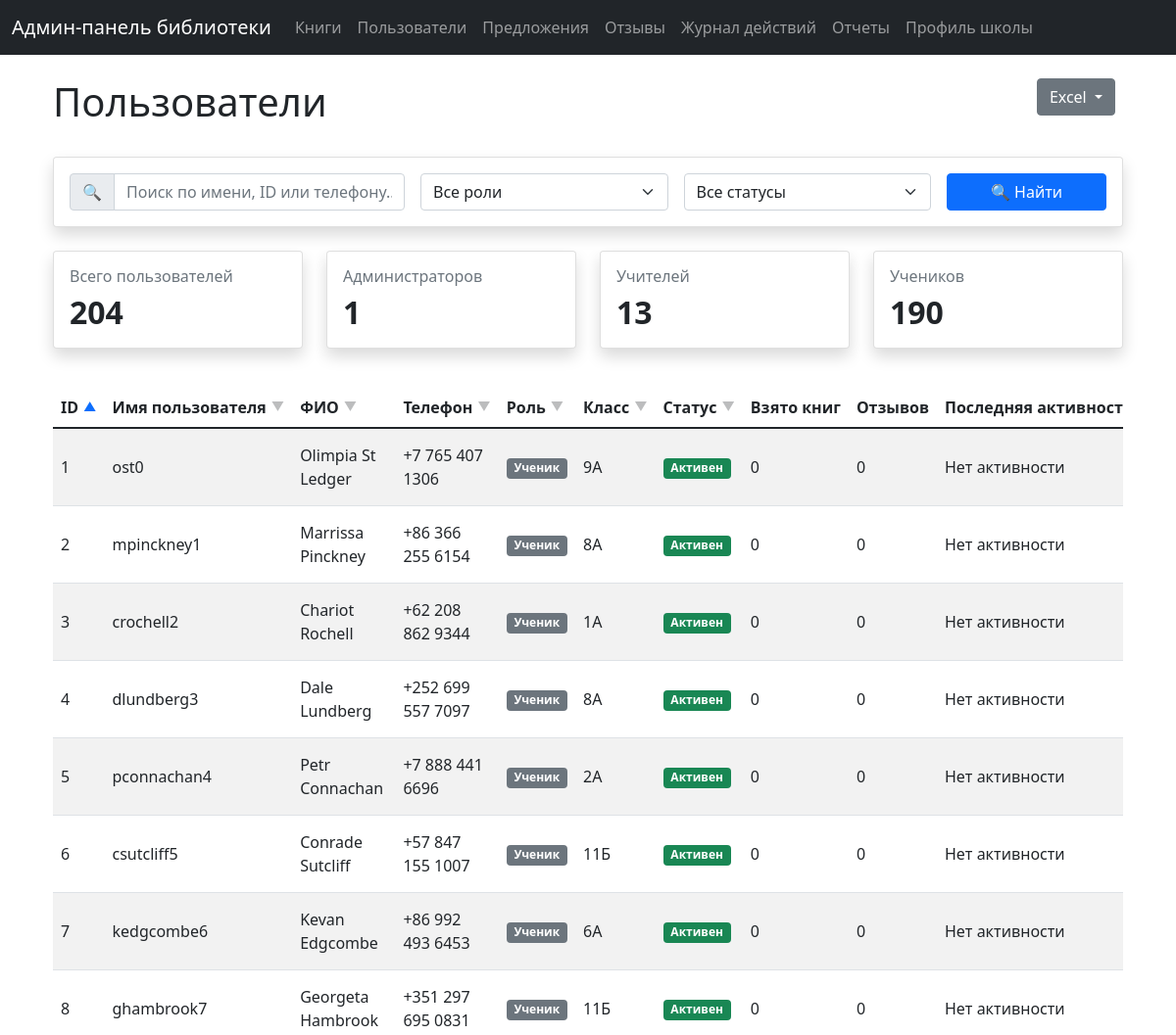
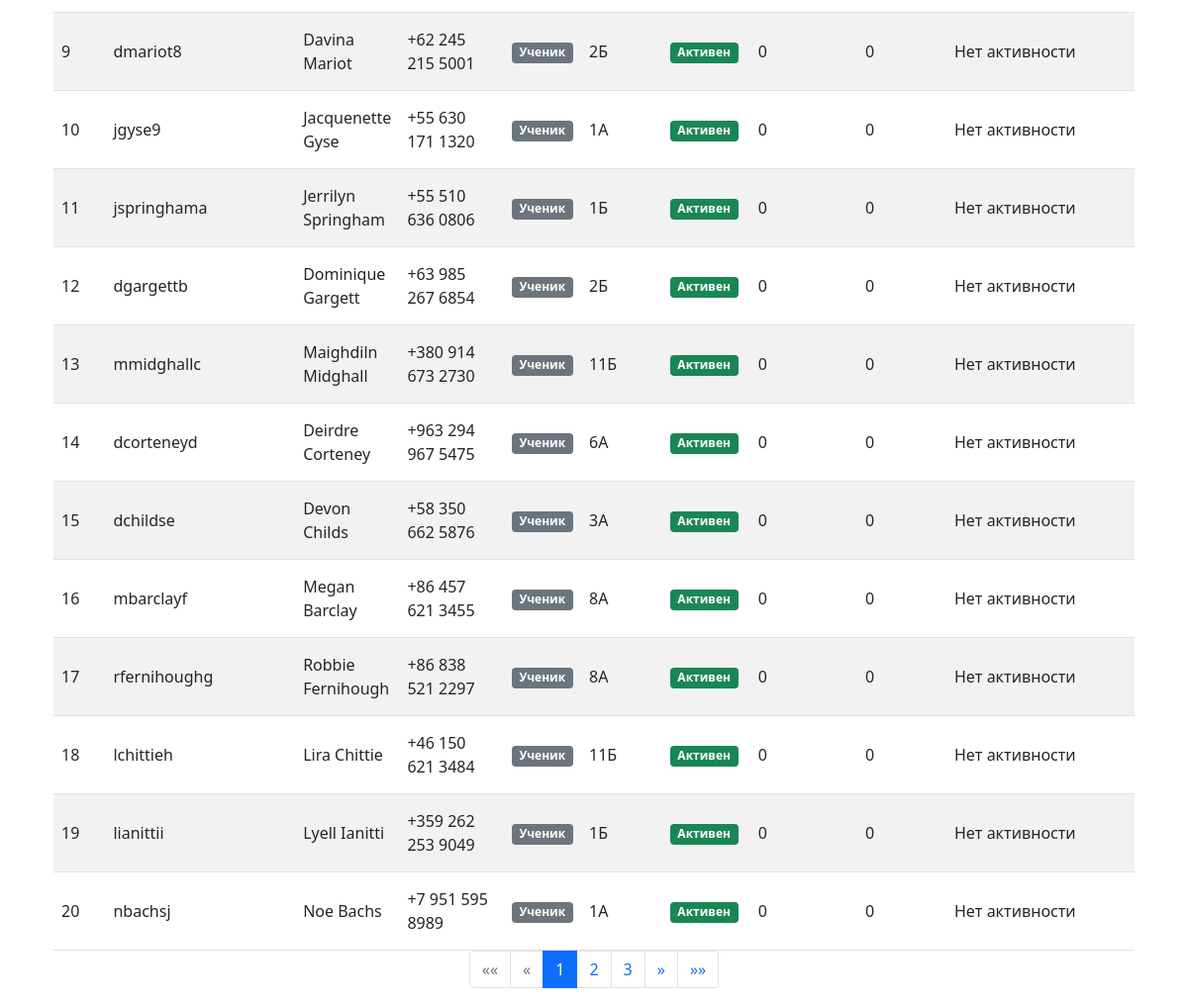
/users?page=1&search=&role=&status=&sort=id&order=asc, run on the app's committed database (2 pictures, top to bottom).
### tables this page shows
CREATE TABLE users (
                    id INTEGER PRIMARY KEY,
                    username TEXT,
                    full_name TEXT,
                    phone TEXT,
                    role TEXT DEFAULT 'user',
                    is_blocked INTEGER DEFAULT 0,
                    created_at TIMESTAMP DEFAULT CURRENT_TIMESTAMP
                , class TEXT);

### routes.py (the view)
@router.get("/users")
async def users_page(request: Request,
                    page: int = Query(1, ge=1),
                    search: str = Query(""),
                    role: str = Query(""),
                    status: str = Query(""),
                    sort: str = Query("id"),
                    order: str = Query("desc")):
    logging.info(f"Received filter params: page={page}, search={search}, role={role}, status={status}, sort={sort}, order={order}")
    try:
        with get_db() as conn:
            cursor = conn.cursor()
            valid_sort_fields = {
                'id': 'u.id',
                'username': 'u.username',
                'full_name': 'u.full_name',
                'phone': 'u.phone',
                'role': 'u.role',
                'class': 'u.class',
                'is_blocked': 'u.is_blocked',
                'borrow_count': '0', # Заглушка, так как это вычисляемое поле
                'review_count': '0'  # Заглушка, так как это вычисляемое поле
            }
            sort_field = valid_sort_fields.get(sort, 'u.id')  # По умолчанию сортировка по id
            sort_order = "ASC" if order.lower() == "asc" else "DESC"
            query = """
                SELECT u.id, u.username, u.full_name, u.phone, u.role,
                      0 as borrow_count,
                      0 as review_count,
                      '' as last_activity,
                      u.is_blocked,
                      u.class
                FROM users u
            """
            conditions = []
            params = []
            if search:
                conditions.append("(u.username LIKE ? OR u.full_name LIKE ? OR u.id LIKE ?)")
                search_param = f"%{search}%"
                params.extend([search_param, search_param, search_param])
            if role:
                conditions.append("u.role = ?")
                params.append(role)
            if status == "active":
                conditions.append("u.is_blocked = 0")
            elif status == "blocked":
                conditions.append("u.is_blocked = 1")
            if conditions:
                query += " WHERE " + " AND ".join(conditions)
            query += f"""
                ORDER BY {sort_field} {sort_order}
                LIMIT ? OFFSET ?
            """
            per_page = 20
            offset = (page - 1) * per_page
            params.extend([per_page, offset])
            logging.info(f"SQL Query: {query}")
            logging.info(f"Params: {params}")
            cursor.execute(query, params)
            users = cursor.fetchall()
            count_query = """
                SELECT COUNT(DISTINCT u.id)
                FROM users u
            """
            if conditions:
                count_query += " WHERE " + " AND ".join(conditions)
            cursor.execute(count_query, params[:-2])  # Исключаем параметры пагинации
            total_users = cursor.fetchone()[0]
            cursor.execute("""
                SELECT COUNT(*) as total,
                       SUM(CASE WHEN role = 'admin' THEN 1 ELSE 0 END) as admins,
                       SUM(CASE WHEN role = 'teacher' THEN 1 ELSE 0 END) as teachers,
                       SUM(CASE WHEN role = 'user' THEN 1 ELSE 0 END) as students
                FROM users
            """)
            stats = cursor.fetchone()
            if total_users > 0 and per_page > 0:
                total_pages = (total_users + per_page - 1) // per_page
            else:
                total_pages = 1 # Устанавливаем 1, если пользователей нет или ошибка
            template_context = {
                "request": request,
                "users": users,
                "stats": stats,
                "current_page": page,
                "total_pages": total_pages,
                "filters": {
                    "search": search,
                    "role": role,
                    "status": status
                },
                "sort": sort,
                "order": order,
                "max": max, # Передаем функцию max
                "min": min  # Передаем функцию min
            }
            return templates.TemplateResponse("users.html", template_context)
    except Exception as e:
        logging.error(f"Error in users_page: {e}")
        return templates.TemplateResponse("error.html", {
            "request": request,
            "error": "Произошла ошибка при загрузке страницы пользователей"
        })

### admin_panel/templates/users.html (shortened to what this page needs)
{% extends "base.html" %}
{% block content %}
<div class="container mt-4">
    <div class="row mb-4">
        <div class="col">
            <h1>Пользователи</h1>
        </div>
        <div class="col-auto">
            <div class="btn-group me-2">
                <div class="dropdown">
                    <button class="btn btn-secondary dropdown-toggle" type="button" id="excelDropdown" data-bs-toggle="dropdown" aria-expanded="false">
                        Excel
                    </button>
                </div>
            </div>
        </div>
    </div>
    <div id="toast-container" class="position-fixed bottom-0 end-0 p-3" style="z-index: 11">
    </div>
    <div class="card mb-4">
        <div class="card-body">
            <form id="filterForm" method="GET" class="row g-3">
                <div class="col-md-4">
                    <div class="input-group">
                        <span class="input-group-text">🔍</span>
                        <input type="text"
                               class="form-control"
                               name="search"
                               placeholder="Поиск по имени, ID или телефону..."
                               value="{{ filters.search }}">
                    </div>
                </div>
                <div class="col-md-3">
                    <select class="form-select" name="role">
                        <option value="">Все роли</option>
                    </select>
                </div>
                <div class="col-md-3">
                    <select class="form-select" name="status">
                        <option value="">Все статусы</option>
                    </select>
                </div>
                <div class="col-md-2">
                    <button type="submit" class="btn btn-primary w-100">
                        🔍 Найти
                    </button>
                </div>
            </form>
        </div>
    </div>
    <div class="row mb-4">
        <div class="col-md-3">
            <div class="card">
                <div class="card-body">
                    <h5 class="card-title">Всего пользователей</h5>
                    <p class="card-text display-4">{{ stats[0] }}</p>
                </div>
            </div>
        </div>
        <div class="col-md-3">
            <div class="card">
                <div class="card-body">
                    <h5 class="card-title">Администраторов</h5>
                    <p class="card-text display-4">{{ stats[1] }}</p>
                </div>
            </div>
        </div>
        <div class="col-md-3">
            <div class="card">
                <div class="card-body">
                    <h5 class="card-title">Учителей</h5>
                    <p class="card-text display-4">{{ stats[2] }}</p>
                </div>
            </div>
        </div>
        <div class="col-md-3">
            <div class="card">
                <div class="card-body">
                    <h5 class="card-title">Учеников</h5>
                    <p class="card-text display-4">{{ stats[3] }}</p>
                </div>
            </div>
        </div>
    </div>
    <div class="table-responsive">
        <table class="table table-striped">
            <thead>
                <tr>
                    <th>
                        <a href="?page={{ current_page }}&search={{ filters.search }}&role={{ filters.role }}&status={{ filters.status }}&sort=id&order={% if sort == 'id' and order == 'asc' %}desc{% else %}asc{% endif %}" class="sort-link">
                            ID
                            <span class="sort-indicator {% if sort == 'id' %}active{% endif %}">
                                {% if sort == 'id' and order == 'asc' %}▲{% else %}▼{% endif %}
                            </span>
                        </a>
                    </th>
                    <th>
                        <a href="?page={{ current_page }}&search={{ filters.search }}&role={{ filters.role }}&status={{ filters.status }}&sort=username&order={% if sort == 'username' and order == 'asc' %}desc{% else %}asc{% endif %}" class="sort-link">
                            Имя пользователя
                            <span class="sort-indicator {% if sort == 'username' %}active{% endif %}">
                                {% if sort == 'username' and order == 'asc' %}▲{% else %}▼{% endif %}
                            </span>
                        </a>
                    </th>
                    <th>
                        <a href="?page={{ current_page }}&search={{ filters.search }}&role={{ filters.role }}&status={{ filters.status }}&sort=full_name&order={% if sort == 'full_name' and order == 'asc' %}desc{% else %}asc{% endif %}" class="sort-link">
                            ФИО
                            <span class="sort-indicator {% if sort == 'full_name' %}active{% endif %}">
                                {% if sort == 'full_name' and order == 'asc' %}▲{% else %}▼{% endif %}
                            </span>
                        </a>
                    </th>
                    <th>
                        <a href="?page={{ current_page }}&search={{ filters.search }}&role={{ filters.role }}&status={{ filters.status }}&sort=phone&order={% if sort == 'phone' and order == 'asc' %}desc{% else %}asc{% endif %}" class="sort-link">
                            Телефон
                            <span class="sort-indicator {% if sort == 'phone' %}active{% endif %}">
                                {% if sort == 'phone' and order == 'asc' %}▲{% else %}▼{% endif %}
                            </span>
                        </a>
                    </th>
                    <th>
                        <a href="?page={{ current_page }}&search={{ filters.search }}&role={{ filters.role }}&status={{ filters.status }}&sort=role&order={% if sort == 'role' and order == 'asc' %}desc{% else %}asc{% endif %}" class="sort-link">
                            Роль
                            <span class="sort-indicator {% if sort == 'role' %}active{% endif %}">
                                {% if sort == 'role' and order == 'asc' %}▲{% else %}▼{% endif %}
                            </span>
                        </a>
                    </th>
                    <th>
                        <a href="?page={{ current_page }}&search={{ filters.search }}&role={{ filters.role }}&status={{ filters.status }}&sort=class&order={% if sort == 'class' and order == 'asc' %}desc{% else %}asc{% endif %}" class="sort-link">
                            Класс
                            <span class="sort-indicator {% if sort == 'class' %}active{% endif %}">
                                {% if sort == 'class' and order == 'asc' %}▲{% else %}▼{% endif %}
                            </span>
                        </a>
                    </th>
                    <th>
                        <a href="?page={{ current_page }}&search={{ filters.search }}&role={{ filters.role }}&status={{ filters.status }}&sort=is_blocked&order={% if sort == 'is_blocked' and order == 'asc' %}desc{% else %}asc{% endif %}" class="sort-link">
                            Статус
                            <span class="sort-indicator {% if sort == 'is_blocked' %}active{% endif %}">
                                {% if sort == 'is_blocked' and order == 'asc' %}▲{% else %}▼{% endif %}
                            </span>
                        </a>
                    </th>
                    <th>Взято книг</th>
                    <th>Отзывов</th>
                    <th>Последняя активность</th>
                </tr>
            </thead>
            <tbody>
                {% for user in users %}
                <tr>
                    <td>{{ user[0] }}</td>
                    <td>{{ user[1] }}</td>
                    <td>{{ user[2] or '-' }}</td>
                    <td>{{ user[3] or '-' }}</td>
                    <td>
                        {% if user[4] == 'admin' %}
                            <span class="badge bg-primary">Администратор</span>
                        {% elif user[4] == 'teacher' %}
                            <span class="badge bg-info">Учитель</span>
                        {% else %}
                            <span class="badge bg-secondary">Ученик</span>
                        {% endif %}
                    </td>
                    <td>
                        {% if user[9] %}
                            {{ user[9] }}
                        {% else %}
                            <span class="text-muted">-</span>
                        {% endif %}
                    </td>
                    <td>
                        {% if user[8] == 1 %}
                            <span class="badge bg-danger">Заблокирован</span>
                        {% else %}
                            <span class="badge bg-success">Активен</span>
                        {% endif %}
                    </td>
                    <td>{{ user[5] }}</td>
                    <td>{{ user[6] }}</td>
                    <td>{{ user[7] or 'Нет активности' }}</td>
                </tr>
                {% endfor %}
            </tbody>
        </table>
    </div>
    {% if total_pages > 1 %}
    <nav aria-label="Page navigation">
        <ul class="pagination justify-content-center">
            <li class="page-item {% if current_page == 1 %}disabled{% endif %}">
                <a class="page-link" href="?page=1&search={{ filters.search }}&role={{ filters.role }}&status={{ filters.status }}&sort={{ sort }}&order={{ order }}" aria-label="First">
                    <span aria-hidden="true">««</span>
                </a>
            </li>
            <li class="page-item {% if current_page == 1 %}disabled{% endif %}">
                <a class="page-link" href="?page={{ current_page - 1 }}&search={{ filters.search }}&role={{ filters.role }}&status={{ filters.status }}&sort={{ sort }}&order={{ order }}" aria-label="Previous">
                    <span aria-hidden="true">«</span>
                </a>
            </li>
            {% for page in range(max(1, current_page - 2), min(total_pages + 1, current_page + 3)) %}
            <li class="page-item {% if page == current_page %}active{% endif %}">
                <a class="page-link" href="?page={{ page }}&search={{ filters.search }}&role={{ filters.role }}&status={{ filters.status }}&sort={{ sort }}&order={{ order }}">{{ page }}</a>
            </li>
            {% endfor %}
            <li class="page-item {% if current_page == total_pages %}disabled{% endif %}">
                <a class="page-link" href="?page={{ current_page + 1 }}&search={{ filters.search }}&role={{ filters.role }}&status={{ filters.status }}&sort={{ sort }}&order={{ order }}" aria-label="Next">
                    <span aria-hidden="true">»</span>
                </a>
            </li>
            <li class="page-item {% if current_page == total_pages %}disabled{% endif %}">
                <a class="page-link" href="?page={{ total_pages }}&search={{ filters.search }}&role={{ filters.role }}&status={{ filters.status }}&sort={{ sort }}&order={{ order }}" aria-label="Last">
                    <span aria-hidden="true">»»</span>
                </a>
            </li>
        </ul>
    </nav>
    {% endif %}
</div>
{% endblock %}

### data on the page
users: id "1", username "ost0", full_name "Olimpia St Ledger", phone "+7 765 407 1306", role "Ученик", class "9А", shows "Активен", is_blocked "0", user "Нет активности"
users: id "2", username "mpinckney1", full_name "Marrissa Pinckney", phone "+86 366 255 6154", role "Ученик", class "8А", shows "Активен", is_blocked "0", user "Нет активности"
users: id "3", username "crochell2", full_name "Chariot Rochell", phone "+62 208 862 9344", role "Ученик", class "1А", shows "Активен", is_blocked "0", user "Нет активности"
users: id "4", username "dlundberg3", full_name "Dale Lundberg", phone "+252 699 557 7097", role "Ученик", class "8А", shows "Активен", is_blocked "0", user "Нет активности"
users: id "5", username "pconnachan4", full_name "Petr Connachan", phone "+7 888 441 6696", role "Ученик", class "2А", shows "Активен", is_blocked "0", user "Нет активности"
users: id "6", username "csutcliff5", full_name "Conrade Sutcliff", phone "+57 847 155 1007", role "Ученик", class "11Б", shows "Активен", is_blocked "0", user "Нет активности"
users: id "7", username "kedgcombe6", full_name "Kevan Edgcombe", phone "+86 992 493 6453", role "Ученик", class "6А", shows "Активен", is_blocked "0", user "Нет активности"
users: id "8", username "ghambrook7", full_name "Georgeta Hambrook", phone "+351 297 695 0831", role "Ученик", class "11Б", shows "Активен", is_blocked "0", user "Нет активности"
users: id "9", username "dmariot8", full_name "Davina Mariot", phone "+62 245 215 5001", role "Ученик", class "2Б", shows "Активен", is_blocked "0", user "Нет активности"
users: id "10", username "jgyse9", full_name "Jacquenette Gyse", phone "+55 630 171 1320", role "Ученик", class "1А", shows "Активен", is_blocked "0", user "Нет активности"
users: id "11", username "jspringhama", full_name "Jerrilyn Springham", phone "+55 510 636 0806", role "Ученик", class "1Б", shows "Активен", is_blocked "0", user "Нет активности"
users: id "12", username "dgargettb", full_name "Dominique Gargett", phone "+63 985 267 6854", role "Ученик", class "2Б", shows "Активен", is_blocked "0", user "Нет активности"
users: id "13", username "mmidghallc", full_name "Maighdiln Midghall", phone "+380 914 673 2730", role "Ученик", class "11Б", shows "Активен", is_blocked "0", user "Нет активности"
users: id "14", username "dcorteneyd", full_name "Deirdre Corteney", phone "+963 294 967 5475", role "Ученик", class "6А", shows "Активен", is_blocked "0", user "Нет активности"
users: id "15", username "dchildse", full_name "Devon Childs", phone "+58 350 662 5876", role "Ученик", class "3А", shows "Активен", is_blocked "0", user "Нет активности"
users: id "16", username "mbarclayf", full_name "Megan Barclay", phone "+86 457 621 3455", role "Ученик", class "8А", shows "Активен", is_blocked "0", user "Нет активности"
users: id "17", username "rfernihoughg", full_name "Robbie Fernihough", phone "+86 838 521 2297", role "Ученик", class "8А", shows "Активен", is_blocked "0", user "Нет активности"
users: id "18", username "lchittieh", full_name "Lira Chittie", phone "+46 150 621 3484", role "Ученик", class "11Б", shows "Активен", is_blocked "0", user "Нет активности"
users: id "19", username "lianittii", full_name "Lyell Ianitti", phone "+359 262 253 9049", role "Ученик", class "1Б", shows "Активен", is_blocked "0", user "Нет активности"
users: id "20", username "nbachsj", full_name "Noe Bachs", phone "+7 951 595 8989", role "Ученик", class "1А", shows "Активен", is_blocked "0", user "Нет активности"

### other printed values
{{ stats[0] }} "204"
{{ stats[1] }} "1"
{{ stats[2] }} "13"
{{ stats[3] }} "190"
{{ page }} "1" "2" "3"
